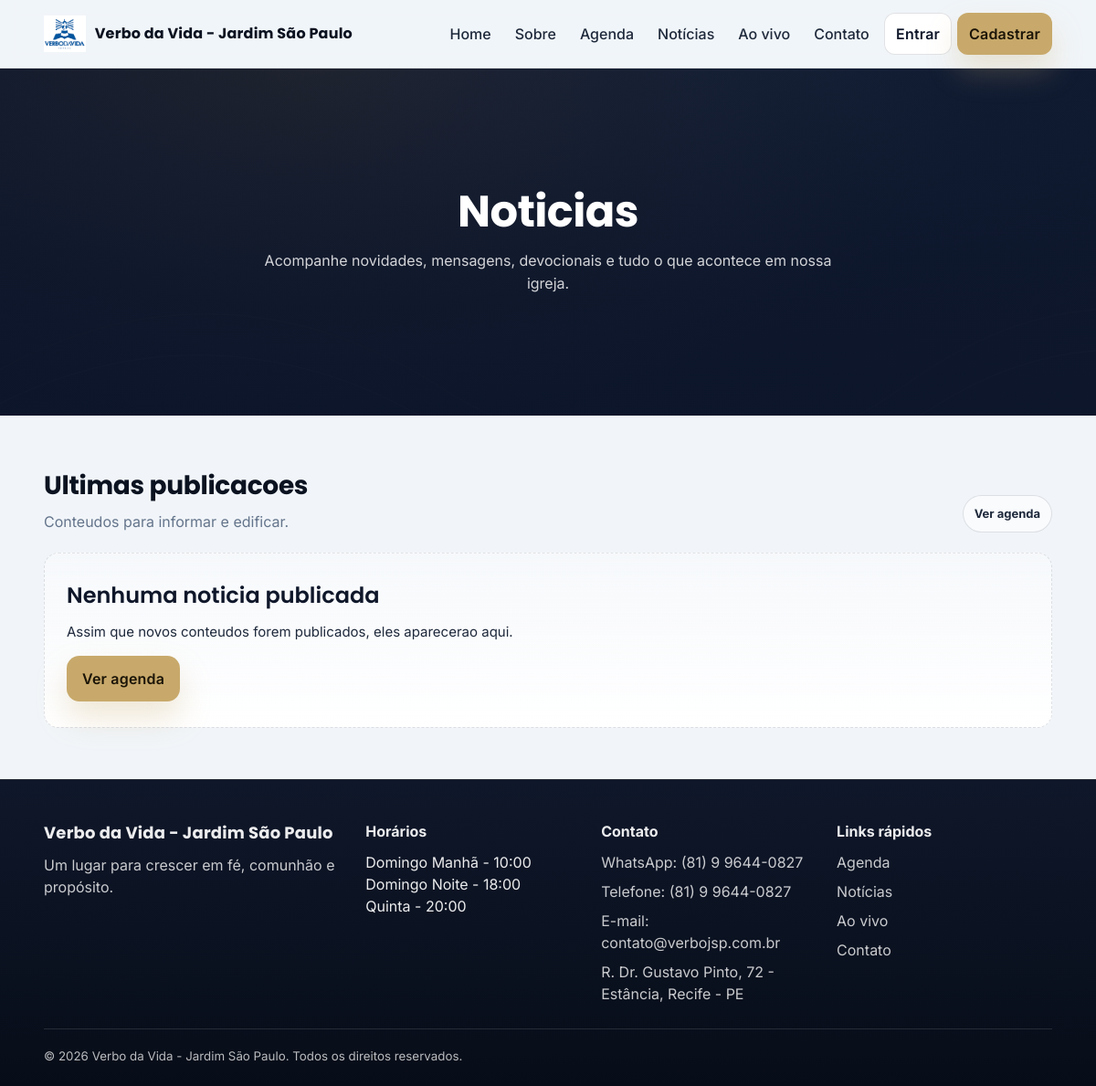
Screenshot of /noticias/ with the database file from the repository.
### core/models.py (models this page shows, shortened)
class SiteConfig(models.Model):
    nome_igreja = models.CharField(max_length=120, default="Verbo da Vida - Jardim São Paulo")
    Logo_img = models.ImageField("Logo", upload_to="logo/", blank=True, null=True)
    telefone = models.CharField("Telefone fixo", max_length=20, blank=True)
    whatsapp = models.CharField(
        "WhatsApp",
        max_length=20,
        blank=True,
        help_text="Ex: (81) 90000-0000",
    )
    email = models.EmailField("E-mail corporativo", blank=True)
    endereco = models.CharField(
        "Endereço completo",
        max_length=255,
        blank=True,
        help_text="Ex: R. Dr. Gustavo Pinto, 72 - Estância, Recife - PE, 50781-740",
    )
    instagram = models.URLField("Instagram", blank=True, help_text="Link completo do perfil")
    facebook = models.URLField("Facebook", blank=True, help_text="Link completo da página")
    texto_institucional = models.TextField(
        "Texto institucional curto",
        blank=True,
        help_text="Usado no rodapé ou banners pequenos. Exemplo: 'Um lugar para crescer em fé...'",
    )
    horarios_cultos = models.TextField(
        "Horários principais",
        blank=True,
        help_text="Exibidos na home e footer. Coloque um por linha. Ex: 'Domingo — 19:00'",
    )
    youtube_embed_url = models.URLField(
        "Link Ao Vivo (YouTube)",
        blank=True,
        help_text="Cole uma URL do YouTube nos formatos embed, watch ou youtu.be.",
    )
    hero_home = models.ImageField(
        "Hero da Home",
        upload_to="site/heroes/",
        blank=True,
        null=True,
        help_text="Imagem de fundo usada no topo da pagina inicial.",
    )
    hero_sobre = models.ImageField(
        "Hero do Sobre",
        upload_to="site/heroes/",
        blank=True,
        null=True,
        help_text="Imagem de fundo usada no topo da pagina Sobre.",
    )
    hero_agenda = models.ImageField(
        "Hero da Agenda",
        upload_to="site/heroes/",
        blank=True,
        null=True,
        help_text="Imagem de fundo usada no topo da pagina Agenda.",
    )
    hero_noticias = models.ImageField(
        "Hero das Noticias",
        upload_to="site/heroes/",
        blank=True,
        null=True,
        help_text="Imagem de fundo usada no topo da pagina de noticias.",
    )
    hero_ao_vivo = models.ImageField(
        "Hero do Ao Vivo",
        upload_to="site/heroes/",
        blank=True,
        null=True,
        help_text="Imagem de fundo usada no topo da pagina Ao Vivo.",
    )
    hero_contato = models.ImageField(
        "Hero do Contato",
        upload_to="site/heroes/",
        blank=True,
        null=True,
        help_text="Imagem de fundo usada no topo da pagina Contato.",
    )
    mapa_embed_url = models.URLField(
        "Link de incorporação do Google Maps",
        max_length=2000,
        blank=True,
        help_text="Cole a URL usada no iframe de incorporação do Google Maps.",
    )
    atualizado_em = models.DateTimeField(auto_now=True)
    class Meta:
        verbose_name = "Configuração do site"
        verbose_name_plural = "Configuração do site"

### noticias/views.py (the view)
# urls.py: path("", views.DepartamentoListView.as_view(), name="lista"),
def lista(request):
    hoje = timezone.localdate()
    noticias = (
        Noticia.objects
        .filter(publicado=True, data_publicacao__lte=hoje)
        .order_by("-data_publicacao", "-criado_em")
    )
    return render(request, "noticias/lista.html", {"noticias": noticias})

### core/context_processors.py (called while the page is built)
def site_config(request):
    site, _ = SiteConfig.objects.get_or_create(id=1)
    return {
        "site": site
    }

### usuarios/context_processors.py (called while the page is built, shortened)
def internal_permissions(request):
    if not request.user.is_authenticated:
        return {
            "can_view_departamentos": False,
            "can_manage_departamentos": False,
            "can_manage_escalas": False,
            "can_view_infantil": False,
            "can_view_secretaria": False,
            "can_view_midia": False,
            "can_manage_eventos": False,
        }

### templates/noticias/lista.html (shortened to what this page needs)
{% extends "base.html" %}
{% block content %}
  <div class="news">
    {% include "components/hero.html" with titulo="Noticias" descricao="Acompanhe novidades, mensagens, devocionais e tudo o que acontece em nossa igreja." imagem_fundo=site.hero_noticias %}
    <section class="section section--light">
      <div class="container">
        <div class="section__head">
          <div>
            <h2 class="section__title">Ultimas publicacoes</h2>
            <p class="section__subtitle">Conteudos para informar e edificar.</p>
          </div>
          <a class="link-pill" href="{% url 'eventos:agenda' %}">Ver agenda</a>
        </div>
        {% if noticias %}
          <div class="grid grid--blog">
            {% for noticia in noticias %}
              <article class="post-card">
                {% if noticia.imagem %}
                  <div class="post-card__img" style="background: url('{{ noticia.imagem.url }}') center/cover no-repeat;"></div>
                {% else %}
                  <div class="post-card__img" aria-hidden="true"></div>
                {% endif %}
                <div class="post-card__body">
                  <div class="post-card__meta">{{ noticia.data_publicacao|date:"d/m/Y" }}</div>
                  <h2 class="post-card__title">{{ noticia.titulo }}</h2>
                  <p class="post-card__excerpt">{{ noticia.resumo|default:noticia.conteudo|striptags|truncatewords:20 }}</p>
                  <a class="btn btn--sm btn--outline" href="{% url 'noticias:detalhe' noticia.slug %}">Ler mais</a>
                </div>
              </article>
            {% endfor %}
          </div>
        {% else %}
          <div class="module-empty">
            <h2 class="module-empty__title">Nenhuma noticia publicada</h2>
            <p class="module-empty__text">Assim que novos conteudos forem publicados, eles aparecerao aqui.</p>
            <div class="module-empty__actions">
              <a class="btn btn--primary" href="{% url 'eventos:agenda' %}">Ver agenda</a>
            </div>
          </div>
        {% endif %}
      </div>
    </section>
  </div>
{% endblock %}

### templates/base.html (shortened to what this page needs)
{% load static %}
<!doctype html>
<html lang="pt-br">
  <head>
    <link rel="stylesheet" href="{% static 'css/styles.css' %}" />
  </head>
  <body class="page">
    <header class="header">
      <div class="container header__inner">
        <a class="logo" href="{% url 'core:home' %}">
          {% if site.Logo_img %}
            <img src="{{ site.Logo_img.url }}" alt="Logo" class="logo__img" />
          {% else %}
            <span class="logo__mark"></span>
          {% endif %}
          <span class="logo__text">{{ site.nome_igreja|default:"Portal" }}</span>
        </a>
        <nav class="nav" aria-label="Navegação principal">
          <a class="nav__link" href="{% url 'core:home' %}">Home</a>
          <a class="nav__link" href="{% url 'core:sobre' %}">Sobre</a>
          <a class="nav__link" href="{% url 'eventos:agenda' %}">Agenda</a>
          <a class="nav__link" href="{% url 'noticias:lista' %}">Notícias</a>
          <a class="nav__link" href="{% url 'core:ao_vivo' %}">Ao vivo</a>
          <a class="nav__link" href="{% url 'core:contato' %}">Contato</a>
          {% if user.is_authenticated %}
            <a class="btn btn--soft btn--sm" href="{% url 'usuarios:dashboard' %}">Painel</a>
          {% else %}
            <a class="btn btn--outline btn--sm" href="{% url 'usuarios:login' %}">Entrar</a>
            <a class="btn btn--primary btn--sm" href="{% url 'usuarios:registro' %}">Cadastrar</a>
          {% endif %}
        </nav>
      </div>
    </header>
    <main>
      {% block content %}{% endblock %}
    </main>
    <footer class="footer">
      <div class="container footer__grid">
        <div class="footer__col">
          <div class="footer__brand">{{ site.nome_igreja|default:"Portal" }}</div>
          <p class="footer__text">
            {{ site.texto_institucional|default:"Um lugar para crescer em fé, comunhão e propósito." }}
          </p>
        </div>
        <div class="footer__col">
          <div class="footer__title">Horários</div>
          <div class="footer__text" style="color: var(--text-muted);">
            {{ site.horarios_cultos|default:"Domingo — 09:00\nDomingo — 19:00\nQuarta — 20:00"|linebreaksbr }}
          </div>
        </div>
        <div class="footer__col">
          <div class="footer__title">Contato</div>
          <ul class="footer__list">
            {% if site.whatsapp %}<li>WhatsApp: {{ site.whatsapp }}</li>{% endif %}
            {% if site.telefone %}<li>Telefone: {{ site.telefone }}</li>{% endif %}
            {% if site.email %}<li>E-mail: {{ site.email }}</li>{% endif %}
            {% if site.endereco %}<li>{{ site.endereco }}</li>{% endif %}
          </ul>
        </div>
        <div class="footer__col">
          <div class="footer__title">Links rápidos</div>
          <ul class="footer__list">
            <li><a class="footer__link" href="{% url 'eventos:agenda' %}">Agenda</a></li>
            <li><a class="footer__link" href="{% url 'noticias:lista' %}">Notícias</a></li>
            <li><a class="footer__link" href="{% url 'core:ao_vivo' %}">Ao vivo</a></li>
            <li><a class="footer__link" href="{% url 'core:contato' %}">Contato</a></li>
          </ul>
        </div>
      </div>
      <div class="container footer__bottom">
        <small>© {% now "Y" %} {{ site.nome_igreja|default:"Portal" }}. Todos os direitos reservados.</small>
      </div>
    </footer>
  </body>
</html>

### static/css/styles.css (style rules this page uses)
:root { --primary: #0f172a; --secondary: #1e293b; --bg: #f1f5f9; --white: #ffffff; --accent: #c8a96b; --text: #0b1220; --muted: #64748b; --border: rgba(15, 23, 42, 0.1); --radius: 16px; --shadow: 0 10px 30px rgba(2, 6, 23, 0.08); --shadow-sm: 0 8px 18px rgba(2, 6, 23, 0.1); --container: 1120px; --ui-h1: clamp(28px, 3.2vw, 32px); --ui-h2: clamp(22px, 2.2vw, 24px); --ui-h3: clamp(18px, 1.9vw, 20px); --ui-body: 15px; --ui-small: 13px; --ui-micro: 12px; }
* { box-sizing: border-box; }
html, body { height: 100%; }
body { margin: 0; background: var(--bg); color: var(--text); font-family: Inter, system-ui, -apple-system, Segoe UI, Roboto, Arial, sans-serif; line-height: 1.5; }
a { color: inherit; text-decoration: none; }
.container { width: min(var(--container), 92%); margin: 0 auto; }
.header { position: sticky; top: 0; z-index: 50; background: rgba(241, 245, 249, 0.8); backdrop-filter: blur(10px); border-bottom: 1px solid var(--border); }
.header__inner { padding: 14px 0; display: flex; align-items: center; justify-content: space-between; gap: 18px; }
.logo { display: flex; align-items: center; gap: 10px; }
.logo__img { height: 40px; width: auto; object-fit: contain; }
.logo__text { font-family: Poppins, Inter, system-ui, sans-serif; font-weight: 700; letter-spacing: 0.2px; }
.nav { display: flex; align-items: center; gap: 6px; flex-wrap: wrap; justify-content: flex-end; }
.nav__link { padding: 8px 10px; border-radius: 12px; color: var(--secondary); font-weight: 500; }
.btn { display: inline-flex; align-items: center; justify-content: center; gap: 10px; padding: 12px 16px; border-radius: 14px; border: 1px solid transparent; font-weight: 600; letter-spacing: 0.2px; transition: transform 0.18s ease, box-shadow 0.18s ease, background 0.18s ease, border-color 0.18s ease, color 0.18s ease, opacity 0.18s ease; user-select: none; cursor: pointer; will-change: transform; }
.btn--primary { background: var(--accent); color: #1b1407; box-shadow: 0 18px 34px rgba(200, 169, 107, 0.28); }
.btn--sm { padding: 10px 12px; border-radius: 12px; }
.btn--outline { background:#fff; border-color: rgba(15, 23, 42, 0.12); color: var(--primary); }
.section { padding: 56px 0; }
.section--light { background: var(--bg); }
.section__head { display: flex; align-items: flex-end; justify-content: space-between; gap: 18px; margin-bottom: 22px; flex-wrap: wrap; }
.section__title { margin: 0; font-family: Poppins, Inter, system-ui, sans-serif; font-weight: 700; letter-spacing: -0.3px; font-size: 28px; }
.section__subtitle { margin: 6px 0 0; color: var(--muted); max-width: 56ch; }
.footer { background: linear-gradient(180deg, var(--primary), #070d18); color: rgba(255, 255, 255, 0.92); border-top: 1px solid rgba(255, 255, 255, 0.12); padding: 44px 0 22px; }
.footer__grid { display: grid; grid-template-columns: 1.4fr 1fr 1fr 1fr; gap: 22px; }
.footer__brand { font-family: Poppins, Inter, system-ui, sans-serif; font-weight: 700; letter-spacing: 0.2px; font-size: 18px; }
.footer__text { margin: 10px 0 0; color: rgba(255, 255, 255, 0.78); }
.footer__title { font-weight: 700; margin-bottom: 10px; }
.footer__list { list-style: none; padding: 0; margin: 0; display: grid; gap: 8px; color: rgba(255, 255, 255, 0.78); }
.footer__link { color: rgba(255, 255, 255, 0.78); }
.footer__bottom { margin-top: 26px; padding-top: 16px; border-top: 1px solid rgba(255, 255, 255, 0.12); color: rgba(255, 255, 255, 0.72); }
.link-pill { display:inline-flex; align-items:center; justify-content:center; padding: 10px 12px; border-radius: 999px; border: 1px solid rgba(15, 23, 42, 0.12); background: rgba(255, 255, 255, 0.6); color: var(--secondary); font-weight: 700; font-size: 13px; }
.module-empty { padding: 28px 24px; display: grid; gap: 10px; border: 1px dashed rgba(15, 23, 42, 0.12); border-radius: 16px; background: linear-gradient(180deg, rgba(248, 250, 252, 0.7), rgba(255, 255, 255, 0.96)); }
.module-empty__title { margin: 0; font-family: Poppins, Inter, system-ui, sans-serif; color: var(--primary); font-size: var(--ui-h2); font-weight: 600; }
.module-empty__text { margin: 0; color: var(--secondary); font-size: var(--ui-body); line-height: 1.6; }
.module-empty__actions { display: flex; gap: 10px; flex-wrap: wrap; margin-top: 4px; }

### rows the page displays
SiteConfig: Logo_img (picture), nome_igreja "Verbo da Vida - Jardim São Paulo", texto_institucional "Um lugar para crescer em fé, comunhão e propósito.", horarios_cultos "Domingo Manhã - 10:00 Domingo Noite - 18:00 Quinta - 20:00", whatsapp "(81) 9 9644-0827", telefone "(81) 9 9644-0827", email "contato@verbojsp.com.br", endereco "R. Dr. Gustavo Pinto, 72 - Estância, Recife - PE"

### other values shown
{{ titulo }} "Noticias"
{{ descricao }} "Acompanhe novidades, mensagens, devocionais e tudo o que acontece em nossa igreja."
